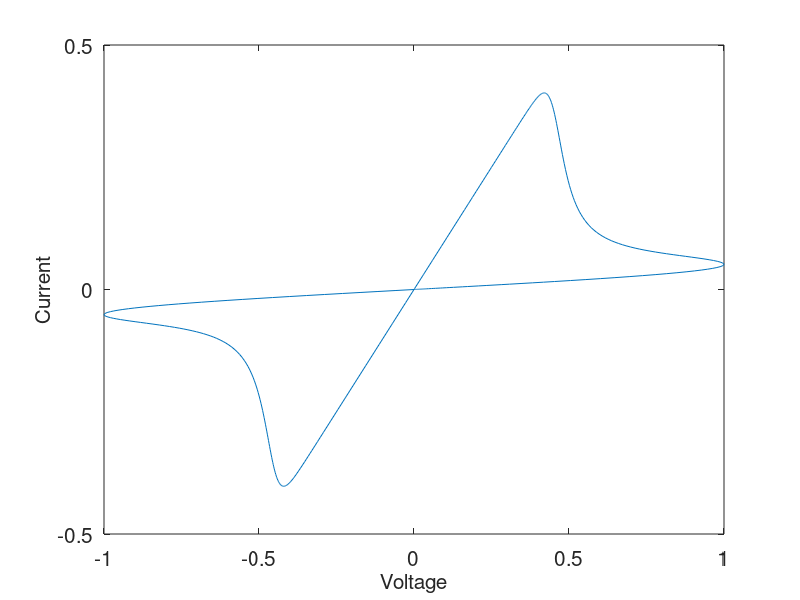

Reproduce this figure in MATLAB.
% Programs 20g - Pinched Hysteresis of a Memristor (Figure 20.10(b)).
% Chapter 20 - Binary Oscillator Computing
% Copyright Springer 2014. Stephen Lynch.

clear
figure
eta=1;L=1;Roff=70;Ron=1;p=10;T=20;w0=0.6;
deqn=@(t,w) (eta*(1-(2*w-1)^(2*p))*sin(2*pi*t/T))/(Roff-(Roff-Ron)*w); 
options = odeset('RelTol',1e-8,'AbsTol',1e-8);
[t,wa]=ode45(deqn,[0 T],w0,options);
plot(sin(2*pi*t/T),sin(2*pi*t/T)./(Roff-(Roff-Ron)*wa(:,1)))
axis([-1 1 -0.5 0.5])
fsize=15;
set(gca,'XTick',-1:0.5:1,'FontSize',fsize)
set(gca,'YTick',-0.5:0.5:0.5,'FontSize',fsize)
xlabel('Voltage','FontSize',fsize)
ylabel('Current','FontSize',fsize)

% End of Programs 20g.